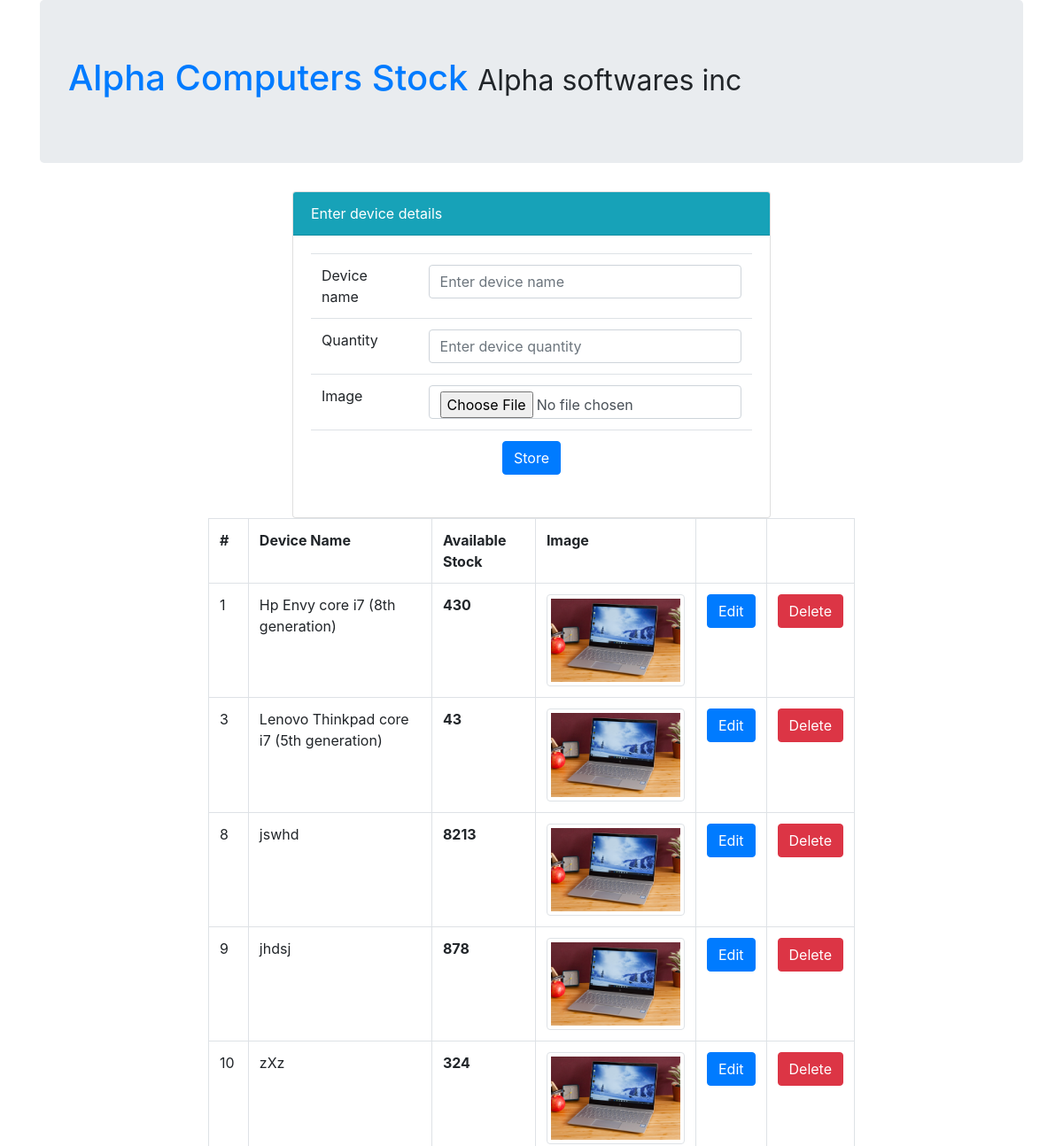
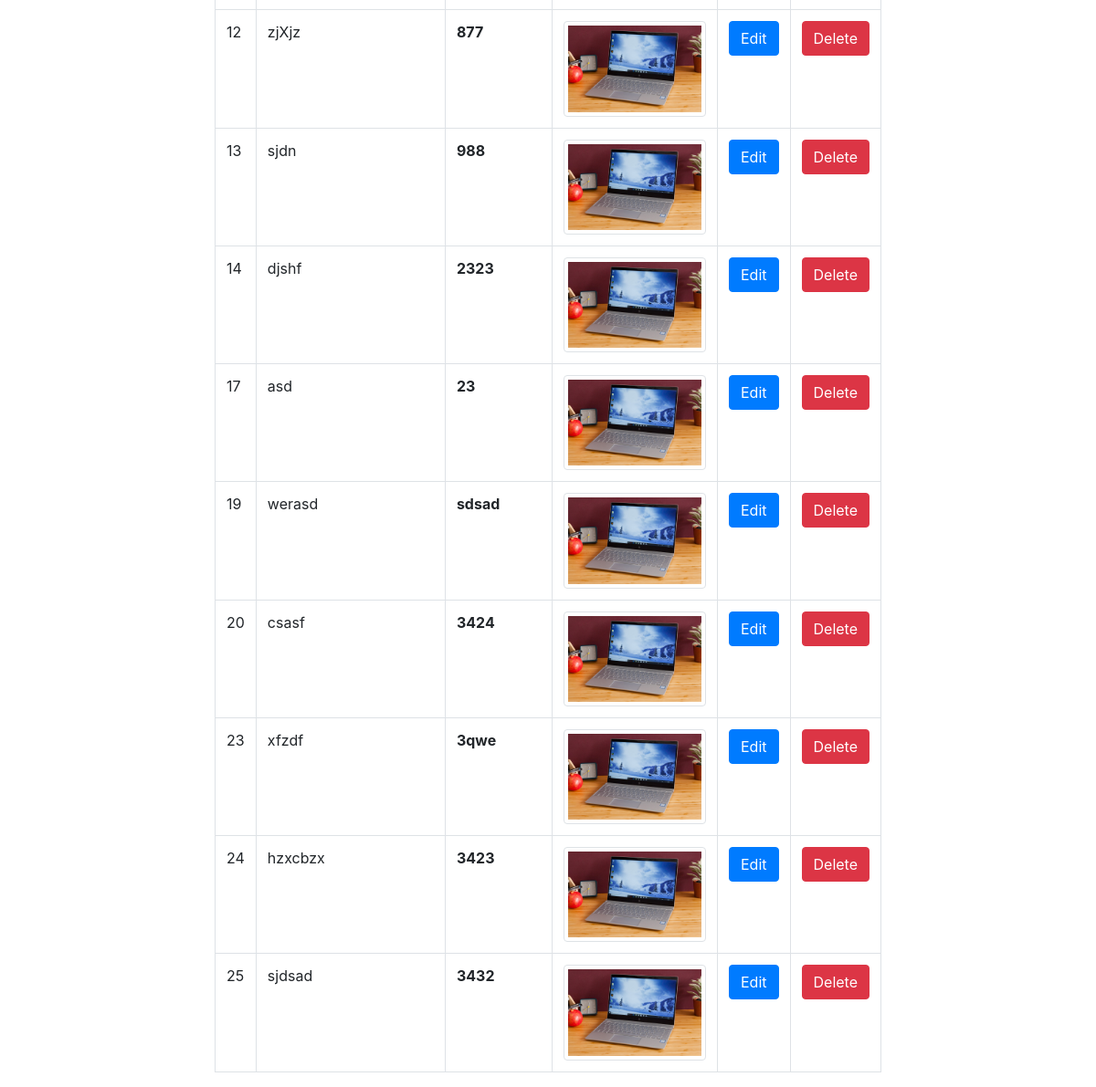
The page / on the database its author committed (2 pictures, top to bottom).
### tables this page shows
CREATE TABLE `computers` (
  `id` int(11) NOT NULL,
  `d_name` varchar(150) NOT NULL,
  `qty` varchar(150) NOT NULL,
  `image` varchar(250) NOT NULL
);

### action.php (called while the page is built, shortened)
<?php
include "db.php";
class DataOperation extends Database
{
  public function fetch_record($table){
      $sql = "SELECT * FROM ".$table;
      $array = array();
      $query = mysqli_query($this->con, $sql);
      while($row = mysqli_fetch_assoc($query)){
        $array[] = $row;
      }
      return $array;
  }
}
$obj = new DataOperation;
?>

### db.php (called while the page is built, shortened)
<?php
class Database
{
	public function __construct(){
		$this->con = mysqli_connect("localhost", "root", "", "alpha_computers");
	}
}
?>

### index.php (the view, shortened to what this page needs)
<?php
  include "action.php";
?>
<!doctype html>
<html lang="en">
  <head>
    <link rel="stylesheet" href="https://stackpath.bootstrapcdn.com/bootstrap/4.1.3/css/bootstrap.min.css">
  </head>
  <body>
    <div class="container">
      <div class="jumbotron">
        <h1><span class="text-primary">Alpha Computers Stock </span><small>Alpha softwares inc</small></h1>
      </div>
    </div>
    <div class="container">
      <div class="row">
        <div class="col-md-3"></div>
        <div class="col-md-6">
          <div class="card">
            <div class="card-header bg-info text-white">Enter device details</div>
            <div class="card-body">
              <?php
                if (isset($_GET["update"])) {
                  $id = $_GET["id"] ?? null;
                  $where = array("id"=>$id);
                  $row=$obj->select_record("computers",$where);
                  ?>
                    <form method="post" action="action.php" enctype="multipart/form-data">
                      <table class="table table-hover">
                        <tr>
                          <td><input type="hidden" name="id" value="<?php echo $id ?>"></td>
                        </tr>
                        <tr>
                          <td>Device name</td>
                          <td><input type="text" name="name" class="form-control" value="<?php echo $row['d_name'] ?>" placeholder="Enter device name"></td>
                        </tr>
                        <tr>
                          <td>Quantity</td>
                          <td><input type="text" name="qty" class="form-control" value="<?php echo $row['qty'] ?>" placeholder="Enter device quantity"></td>
                        </tr>
                        <tr>
                          <td>Image</td>
                          <td><input type="file" name="comp_image" class="form-control"></td>
                        </tr>
                        <tr>
                          <td colspan="2" align="center"><input type="submit" class="btn btn-primary" name="edit" value="Update"></td>
                        </tr>
                      </table>
                    </form>
                  <?php
                }else{
                  ?>
                      <form method="post" action="action.php" enctype="multipart/form-data">
                        <table class="table table-hover">
                          <tr>
                            <td>Device name</td>
                            <td><input type="text" name="name" class="form-control" placeholder="Enter device name"></td>
                          </tr>
                          <tr>
                            <td>Quantity</td>
                            <td><input type="text" name="qty" class="form-control" placeholder="Enter device quantity"></td>
                          </tr>
                          <tr>
                          <td>Image</td>
                          <td><input type="file" name="comp_image" class="form-control"></td>
                        </tr>
                          <tr>
                            <td colspan="2" align="center"><input type="submit" class="btn btn-primary" name="submit" value="Store"></td>
                          </tr>
                        </table>
                      </form>
                  <?php
                }
              ?>
            </div>
          </div>
        </div>
        <div class="col-md-3"></div>
      </div>
    </div>
    <div class="container">
      <div class="row">
        <div class="col-md-2"></div>
        <div class="col-md-8 table-responsive">
          <table class="table table-bordered">
            <tr>
              <th>#</th>
              <th>Device Name</th>
              <th>Available Stock</th>
              <th>Image</th>
              <th>&nbsp;</th>
              <th>&nbsp;</th>
            </tr>
            <?php
              $myrow=$obj->fetch_record("computers");
              for ($i=0; $i<sizeof($myrow); $i++) {
                ?>
                   <tr>
                      <td><?php echo $myrow[$i]['id'] ?></td>
                      <td><?php echo $myrow[$i]['d_name'] ?></td>
                      <td><b><?php echo $myrow[$i]['qty'] ?></b></td>
                      <td><img src="devices_images\comp.jpg" class="img-thumbnail" alt="device" width="304" height="236"></td>
                      <td><a href="index.php?update=1&id=<?php echo $myrow[$i]['id'] ?>" class="btn btn-primary">Edit</a></td>
                      <td><a href="index.php?delete=1&id=<?php echo $myrow[$i]['id'] ?>" class="btn btn-danger">Delete</a></td>
                   </tr>
                <?php
              }
            ?>
          </table>
        </div>
        <div class="col-md-2"></div>
      </div>
    </div>
  </body>
</html>

### rows shown on the page
computers: id "1", d_name "Hp Envy core i7 (8th generation)", qty "430"
computers: id "3", d_name "Lenovo Thinkpad core i7 (5th generation)", qty "43"
computers: id "8", d_name "jswhd", qty "8213"
computers: id "9", d_name "jhdsj", qty "878"
computers: id "10", d_name "zXz", qty "324"
computers: id "12", d_name "zjXjz", qty "877"
computers: id "13", d_name "sjdn", qty "988"
computers: id "14", d_name "djshf", qty "2323"
computers: id "17", d_name "asd", qty "23"
computers: id "19", d_name "werasd", qty "sdsad"
computers: id "20", d_name "csasf", qty "3424"
computers: id "23", d_name "xfzdf", qty "3qwe"
computers: id "24", d_name "hzxcbzx", qty "3423"
computers: id "25", d_name "sjdsad", qty "3432"
